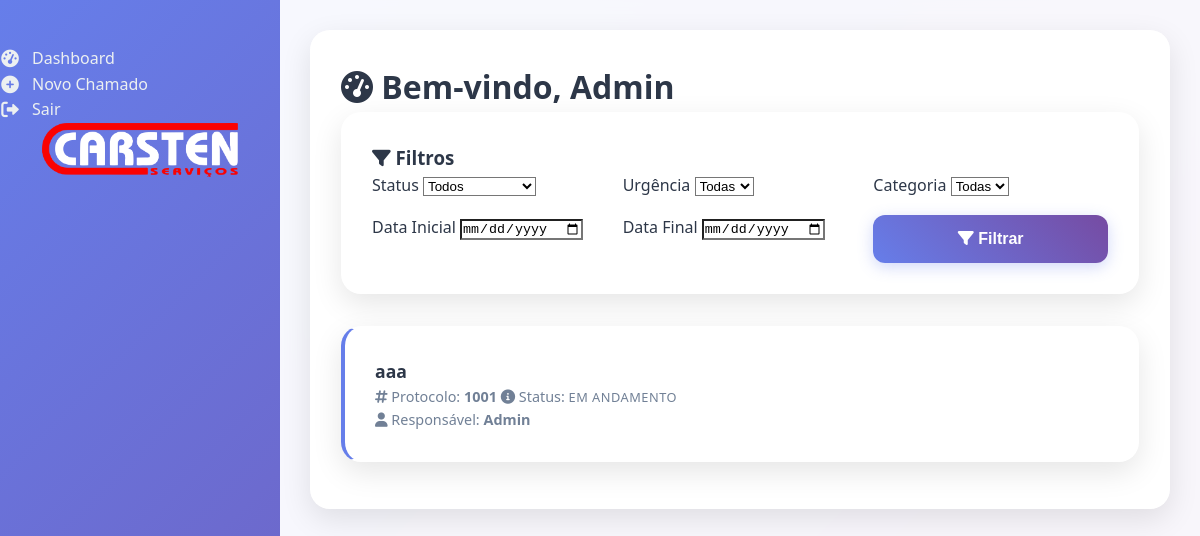
/dashboard (signed in), run on the app's committed database.
### app.py (models this page shows)
class Usuario(db.Model, UserMixin):
    id = db.Column(db.Integer, primary_key=True)
    nome = db.Column(db.String(100))
    email = db.Column(db.String(100), unique=True)
    senha = db.Column(db.String(200))
    tipo = db.Column(db.String(20))  # 'admin' ou 'usuario'

class Chamado(db.Model):
    id = db.Column(db.Integer, primary_key=True)
    protocolo = db.Column(db.String(20), unique=True, nullable=True)  # permitir nulo na criação
    titulo = db.Column(db.String(200))
    descricao = db.Column(db.Text)
    urgencia = db.Column(db.String(20))
    status = db.Column(db.String(20), default='Aberto')
    usuario_id = db.Column(db.Integer, db.ForeignKey('usuario.id'))
    anexo = db.Column(db.String(255))  # nome do arquivo anexo
    cargo = db.Column(db.String(100))
    setor = db.Column(db.String(100))
    objetivo = db.Column(db.String(100))
    tipo_projeto = db.Column(db.String(100))
    segmentacao = db.Column(db.String(100))
    responsavel_id = db.Column(db.Integer, db.ForeignKey('usuario.id'), nullable=True)
    responsavel = db.relationship('Usuario', foreign_keys=[responsavel_id])

### app.py (the view, shortened to what this page needs)
@app.route('/dashboard')
@login_required
def dashboard():
    if current_user.tipo == 'Admin':
        return redirect(url_for('dailyboard'))
    else:
        status = request.args.get('status')
        data_ini = request.args.get('data_ini')
        data_fim = request.args.get('data_fim')
        urgencia = request.args.get('urgencia')
        query = Chamado.query.filter_by(usuario_id=current_user.id)
        if status and status != 'todos':
            query = query.filter_by(status=status)
        if urgencia:
            query = query.filter_by(urgencia=urgencia)
        chamados = query.all()
        chamados_nao_lidos = set()
        for chamado in chamados:
            mensagens = Mensagem.query.filter_by(chamado_id=chamado.id).all()
            for msg in mensagens:
                if msg.autor_id != current_user.id and not MensagemLida.query.filter_by(mensagem_id=msg.id, usuario_id=current_user.id).first():
                    chamados_nao_lidos.add(chamado.id)
                    break
        return render_template('dashboard.html', chamados=chamados, filtros={
            'status': status, 'data_ini': data_ini, 'data_fim': data_fim, 'urgencia': urgencia
        }, chamados_nao_lidos=chamados_nao_lidos)

### app.py (called while the page is built)
@login_manager.user_loader
def load_user(user_id):
    return db.session.get(Usuario, int(user_id))

### templates/dashboard.html (shortened to what this page needs)
{% extends 'base.html' %}
{% block content %}
  <div class="fade-in">
    <div class="card">
      <h1 style="margin-bottom: 1.5rem; color: #2d3748; font-size: 2rem; font-weight: 700;">
        <i class="fas fa-tachometer-alt"></i> Bem-vindo, {{ current_user.nome }}
      </h1>
      <div class="card" style="margin-bottom: 2rem;">
        <h3 style="margin-bottom: 1.5rem; color: #2d3748; font-weight: 600;">
          <i class="fas fa-filter"></i> Filtros
        </h3>
        <div class="filtros-box" style="display: grid; grid-template-columns: repeat(auto-fit, minmax(200px, 1fr)); gap: 1rem;">
          {% if current_user.tipo == 'Admin' %}
            <div class="form-group">
              <label for="status">Status</label>
              <select id="status" name="status">
                <option value="todos">Todos</option>
                <option value="Aberto" {% if filtros.status=='Aberto' %}selected{% endif %}>Aberto</option>
                <option value="Em andamento" {% if filtros.status=='Em andamento' %}selected{% endif %}>Em andamento</option>
                <option value="Finalizado" {% if filtros.status=='Finalizado' %}selected{% endif %}>Finalizado</option>
                <option value="Fechado" {% if filtros.status=='Fechado' %}selected{% endif %}>Fechado</option>
              </select>
            </div>
            <div class="form-group">
              <label for="urgencia">Urgência</label>
              <select id="urgencia" name="urgencia">
                <option value="todos">Todas</option>
                <option value="Baixa" {% if filtros.urgencia=='Baixa' %}selected{% endif %}>Baixa</option>
                <option value="Média" {% if filtros.urgencia=='Média' %}selected{% endif %}>Média</option>
                <option value="Alta" {% if filtros.urgencia=='Alta' %}selected{% endif %}>Alta</option>
              </select>
            </div>
            <div class="form-group">
              <label for="colaborador">Colaborador</label>
              <select id="colaborador" name="colaborador">
                <option value="todos">Todos</option>
                {% for colab in colaboradores %}
                <option value="{{ colab.id }}" {% if filtros.colaborador==colab.id|string %}selected{% endif %}>{{ colab.nome }}</option>
                {% endfor %}
              </select>
            </div>
          {% else %}
            <div class="form-group">
              <label for="status">Status</label>
              <select id="status" name="status">
                <option value="todos">Todos</option>
              </select>
            </div>
            <div class="form-group">
              <label for="urgencia">Urgência</label>
              <select id="urgencia" name="urgencia">
                <option value="todos">Todas</option>
              </select>
            </div>
            <div class="form-group">
              <label for="categoria">Categoria</label>
              <select id="categoria" name="categoria">
                <option value="todas">Todas</option>
              </select>
            </div>
          {% endif %}
          <div class="form-group">
            <label for="data_ini">Data Inicial</label>
            <input type="date" id="data_ini" name="data_ini" value="{{ filtros.data_ini or '' }}">
          </div>
          <div class="form-group">
            <label for="data_fim">Data Final</label>
            <input type="date" id="data_fim" name="data_fim" value="{{ filtros.data_fim or '' }}">
          </div>
          <div class="form-group" style="display: flex; align-items: end;">
            <button type="submit" class="btn" style="width: 100%;">
              <i class="fas fa-filter"></i> Filtrar
            </button>
          </div>
        </div>
      </div>
      <div class="chamados-list">
        {% if chamados %}
          {% for c in chamados %}
          <div class="card chamado-item slide-up" style="margin-bottom: 1rem; border-left: 4px solid #667eea;">
            <div style="display: flex; justify-content: space-between; align-items: flex-start;">
              <div style="flex: 1;">
                <a href="{{ url_for('detalhes_chamado', id=c.id) }}" class="chamado-titulo" style="text-decoration: none; color: #2d3748; font-weight: 600; font-size: 1.1rem; display: block; margin-bottom: 0.5rem;">
                  {{ c.titulo }}
                </a>
                <div class="chamado-meta" style="margin-bottom: 0.5rem; color: #718096; font-size: 0.9rem;">
                  <span><i class="fas fa-hashtag"></i> Protocolo: <strong>{{ c.protocolo }}</strong></span>
                  <span style="margin-left: 1rem;"><i class="fas fa-info-circle"></i> Status:
                    <span class="status-badge status-{{ c.status.lower().replace(' ', '-') }}">{{ c.status }}</span>
                  </span>
                </div>
                <div class="chamado-meta" style="color: #718096; font-size: 0.9rem;">
                  <span><i class="fas fa-user"></i> Responsável: <strong>{% if c.responsavel %}{{ c.responsavel.nome }}{% else %}Não atribuído{% endif %}</strong></span>
                </div>
              </div>
            </div>
          </div>
          {% endfor %}
        {% endif %}
      </div>
    </div>
  </div>
{% endblock %}

### static/style.css (style rules this page uses)
* { margin: 0; padding: 0; box-sizing: border-box; }
body { font-family: 'Segoe UI', Tahoma, Geneva, Verdana, sans-serif; line-height: 1.6; color: #2d3748; background: linear-gradient(135deg, #667eea 0%, #764ba2 100%); min-height: 100vh; }
.card { background: white; padding: 30px; border-radius: 20px; box-shadow: 0 10px 30px rgba(0,0,0,0.1); margin-bottom: 25px; border: 1px solid rgba(255,255,255,0.2); backdrop-filter: blur(10px); transition: transform 0.3s ease, box-shadow 0.3s ease; }
.card .btn, .card form .btn { background: linear-gradient(45deg, #667eea, #764ba2) !important; }
.btn, .btn-sm, .btn-danger, .btn-danger.btn-sm, button.btn, button.btn-sm, button.btn-danger, button.btn-danger.btn-sm { background: linear-gradient(45deg, #667eea, #764ba2) !important; background-color: transparent !important; }
* { background-color: transparent !important; }
.card, .card-header, .card-body, .table, .table th, .table td, .table tbody tr { background-color: transparent !important; }
body { background: linear-gradient(135deg, #667eea 0%, #764ba2 100%) !important; }
.card { background: white !important; }
.form-group { background: transparent !important; background-color: transparent !important; padding: 0 !important; border-radius: 0 !important; box-shadow: none !important; border: none !important; margin-bottom: 20px; }
.form-row .btn, .form-group .btn, .form-row button, .form-group button { background: linear-gradient(45deg, #667eea, #764ba2) !important; background-color: transparent !important; color: white !important; padding: 15px 30px !important; border: none !important; border-radius: 12px !important; cursor: pointer !important; font-size: 1rem !important; font-weight: 600 !important; transition: all 0.3s ease !important; text-decoration: none !important; display: inline-block !important; text-align: center !important; box-shadow: 0 4px 15px rgba(102, 126, 234, 0.3) !important; }
.status-badge { display: inline-flex; align-items: center; gap: 5px; padding: 4px 8px; border-radius: 12px; font-size: 0.8rem; font-weight: 500; text-transform: uppercase; letter-spacing: 0.5px; }
*:not(body):not(.main-content):not(.card):not(.table):not(.table th):not(.form-control-sm):not(.btn):not(button):not(input):not(select):not(textarea) { background: transparent !important; background-color: transparent !important; box-shadow: none !important; border: none !important; padding: 0 !important; margin: 0 !important; border-radius: 0 !important; }
form:not(.main-form) *:not(.btn):not(button):not(input):not(select):not(textarea):not(.form-control):not(.form-control-sm) { background: transparent !important; background-color: transparent !important; box-shadow: none !important; border: none !important; padding: 0 !important; margin: 0 !important; }

### data on the page
Usuario: nome "Admin"
Chamado: titulo "aaa", protocolo "1001", status "EM ANDAMENTO", responsavel.nome "Admin"
